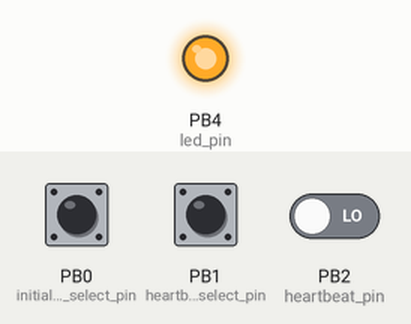
Simulated run of this sketch. Board: ATtiny85, built with avr-gcc and run on an emulated ATtiny85. Shown: output pins drawn as LEDs (lit = HIGH). The inputs (shaded band) are chosen by the test bench; at power-on: PB0 (initial_delay_select_pin) HIGH, PB1 (heartbeat_freq_select_pin) HIGH, PB2 (heartbeat_pin) LOW. Pins used as bus, display or sensor lines are not drawn.

Above: at 5.0 s.
At 15.2 s:
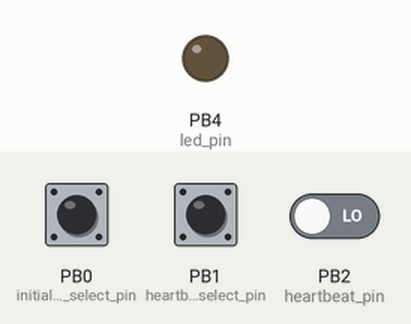
Timing chart, 0 to 26.7 s (numbered marks = the images above):
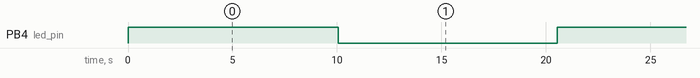

The sketch:

Hardware_Watchdog_v1_5.ino
```cpp
// Change these settings to alter the two available initial_delay times, selectable via the Startup solder pads...
const unsigned long initial_delay_1 = (1000 * 10);            // give the Wemos 10 seconds to boot (Startup solder pads not bridged)
const unsigned long initial_delay_2 = (1000 * 20);            // give the Wemos 20 seconds to boot (Solder bridge in place between Startup solder pads)

// Change these settings to alter the two available heartbeat_timeout_delay times, selectable via the H-Beat solder pads...
const unsigned long heartbeat_timeout_delay_1 = (1000 * 10);  // 10 second heartbeat delay before reset (H-Beat solder pads not bridged)
const unsigned long heartbeat_timeout_delay_2 = (1000 * 15);  // 15 second heartbeat delay before reset (Solder bridge in place between H-Beat solder pads)


/* ------------- NO CHANGES REQUIRED BELOW THIS POINT - BUT PLEASE READ THE COMMENTS BELOW ------------- */


// This sketch is for the ATtiny85
//
// Original code from here: https://www.instructables.com/id/External-Hardware-Watchdog/
// Modified by Pete Knight
//
// Download the ATtiny core from here: https://github.com/damellis/attiny/ (Other ATtiny cores may also work, this is the one that I have tested)
//
// Arduino IDE Settings...
// Board:       ATtiny/25/45/85
// Processor:   ATtiny85
// Clock:       Internal 8 MHz
// Programmer:  Arduino as ISP (change this to suit your AVR Programmer, beware that many of the menu options in the IDE have similar names)
//
// Begin by burning the bootloader (Tools > "Burn Bootloader" in the Arduino IDE) then
// Upload the sketch using Sketch > "Upload Using Programmer CTRL+Shift+U" in the Arduino IDE

// This Hardware Watchdog timer circuit is intended to be used with the ATtiny Hardware Watchdog Timer PCB (v1.5 or later),
// full details available here: https://github.com/Peterkn2001/Wemos-D1-Mini-Hardware-Watchdog
// and used alongside a Wemos D1 mini or D1 Mini Pro.

// The Watchdog LED will be lit during the initial_delay priod then will flash when
// a heartbeat pulse is received from the Wemos. If the initial_delay has passed
// and no heartbeat pulse is received from the Wemos for more than the period of the
// heartbeat_timeout then the Wemos D1 Mini/Pro (along with the Watchdog circuit) will be rebooted.
//
// On startup and after a reset, initial_delay is invoked to insure the Wemos has time to
// properly boot up and begin emitting the heartbeat signal on either D1, D2, D5, D6 or D7 (the solder bridge on the Watchdog timer must match this)
// If no hearbeat pulse is recieved from the Wemos after startup then the Wemos will be rebooted after the
// initial_delay and the heartbeat_timeout combined have passed

// NOTE - The Wemos and ATtiny Reset pins are tied together, so resetting the Wemos via the built-in
// reset button also reboots the Watchdog Timer.


/* -------------------------------------- END OF COMMENTS -------------------------------------- */


// ATting85 GPIO's (PB's) For Info Only...
// 0  initial_delay selector      Pull to GND via solder pad to enable initial_delay_2
// 1  heartbeat_timeout selector  Pull to GND via solder pad to enable heartbeat_timeout_delay_2
// 2  heartbeat_pin               Connected to D1, D2, D5, D6 or D7 via solder pads. Only one set of solder pads should be bridged
// 3  reset_signal                Pin that is pulled LOW to reset the Wemos and the Watchdog Timer
// 4  led_pin                     Pin that has the LED attached to indicate initial_delay period (on) and heartbeat received (flashes on)


unsigned long initial_delay;
unsigned long heartbeat_timeout_delay;

// constants that won't change -- used to set pin numbers and define delays
const int initial_delay_select_pin =  0;      // Used to choose between initial_delay_1 and 2 using the White jumper
const int heartbeat_freq_select_pin = 1;      // Used to hoose between heartbeat_timeout_delay_1 and 2 using the Blue jumper
const int heartbeat_pin =             2;      // Use the signal from the host to set the heartbeat status (Connected to either D1, D2, D5, D6 or D7 on Wemos)
const int reset_signal =              3;      // Use this pin to reset the host (Connected to RST on Wemos)
const int led_pin =                   4;      // Onboard LED (connected to ground via a 1k resistor, active HIGH)


// global variables
int currState = HIGH;
int prevState = LOW;


/* --------------------------------------------------------------------------------- */


// Class "timer" -- monitors a time instance and returns 1 if it has passed or 0 otherwise
// It requires a time interval in milliseconds

class timer
{
  //Class variables initialized at startup
  unsigned long timerDuration; // How long is this timer for?

  // Runtime variables
  unsigned long startMillis; // When did it start?

  // Constructor
  public:
  timer(unsigned long timer) {
  timerDuration = timer;
  startMillis = millis();
  }

  int update(void)
  {
    if (millis() - startMillis >= timerDuration)
    {
      return 1;
    }
    else
    {
      return 0;
    }
  }

  void reset(void)
  {
    startMillis = millis();
  }
};


/* --------------------------------------------------------------------------------- */


// Create timer instances
timer initialWaitTimer = timer(initial_delay);              // initial delay timer
timer heartbeat_timeout = timer(heartbeat_timeout_delay);   // heartbeat timer


/* --------------------------------------------------------------------------------- */


void setup()
{
  // Set pin modes
  pinMode(reset_signal, INPUT_PULLUP); // This pin is connected to RST on the ATtiny85. Keep HIGH by declaring as INPUT_PULLUP at boot
  pinMode(led_pin, OUTPUT);
  digitalWrite(led_pin, HIGH); // Turn the LED pin ON (HIGH) initially (until the initial_delay has passed)

  delay(50);
  pinMode(reset_signal, OUTPUT);    // Now set the pin to OUTPUT
  digitalWrite(reset_signal, HIGH); // And make it HIGH

  pinMode(heartbeat_pin, INPUT);
  pinMode(initial_delay_select_pin, INPUT_PULLUP);
  pinMode(heartbeat_freq_select_pin, INPUT_PULLUP);

  readTimingSettings();             // Read which of the initial_delay and heartbeat_timeout_delay timing options is to be used

  // Update timers...
  initialWaitTimer = timer(initial_delay);            // reset initial delay timer
  heartbeat_timeout = timer(heartbeat_timeout_delay);       // heartbeat timer

  // Start with a zeroed-out timers...
  initialWaitTimer.reset();
  heartbeat_timeout.reset();
}


/* --------------------------------------------------------------------------- */


void loop()
{
  if(initialWaitTimer.update() == 1) // if the initial_delay has passed
  {
    ledHeartbeat();
    if (heartbeat_timeout.update() == 1)
    {
      resetHost(reset_signal);
    }
  }
  else
  {
    heartbeat_timeout.reset(); // Keep resetting the heartbeat timeout timer until the initial_delay has passed
  }
}


/* --------------------------------------------------------------------------------- */


void ledHeartbeat(void)
{
  // Pulse the LED to show that a heartbeat has been received
  digitalWrite(led_pin, currState = digitalRead(heartbeat_pin));
  if ( currState != prevState)
  { // State has changed
    prevState = currState; // Update
    heartbeat_timeout.reset(); // Reset the timer
  }
}


/* -------------------------------------------------------------------------------- */


void resetHost(int reset_signal)
{
  digitalWrite(reset_signal, LOW); // Pull the MCU's RST pin LOW (Reboot)
  delay(500); // wait half a second before we do anything else

  // The code after this point won't execute if the Reset pin on the
  // ATtiny85 is tied to the RST pin on the Wemos D1 Mini, as the ATTiny will reboot
  // and the code execution will begin from the top.
  // This code is included to give the option not to configure the circuit that way

  digitalWrite(reset_signal, HIGH); // Turn it back on so the host can boot!
  initialWaitTimer.reset(); // Zero out the timers
  heartbeat_timeout.reset();
  digitalWrite(led_pin, HIGH); // Turn the LED back on again to indicate that we are in initial_delay
}


/* -------------------------------------------------------------------------------- */


void readTimingSettings(void)
{
  int result;

  result = digitalRead (initial_delay_select_pin);
  if(result == 1)
  {
    initial_delay = initial_delay_1;
  }
  else
  {
    initial_delay = initial_delay_2;
  }


  result = digitalRead (heartbeat_freq_select_pin);
  if(result == 1)
  {
    heartbeat_timeout_delay = heartbeat_timeout_delay_1;
  }
  else
  {
    heartbeat_timeout_delay = heartbeat_timeout_delay_2;
  }
}
```

Measured:
- by itself, PB4 (led_pin): alternates HIGH for 10.0 s and LOW for 10.5 s
